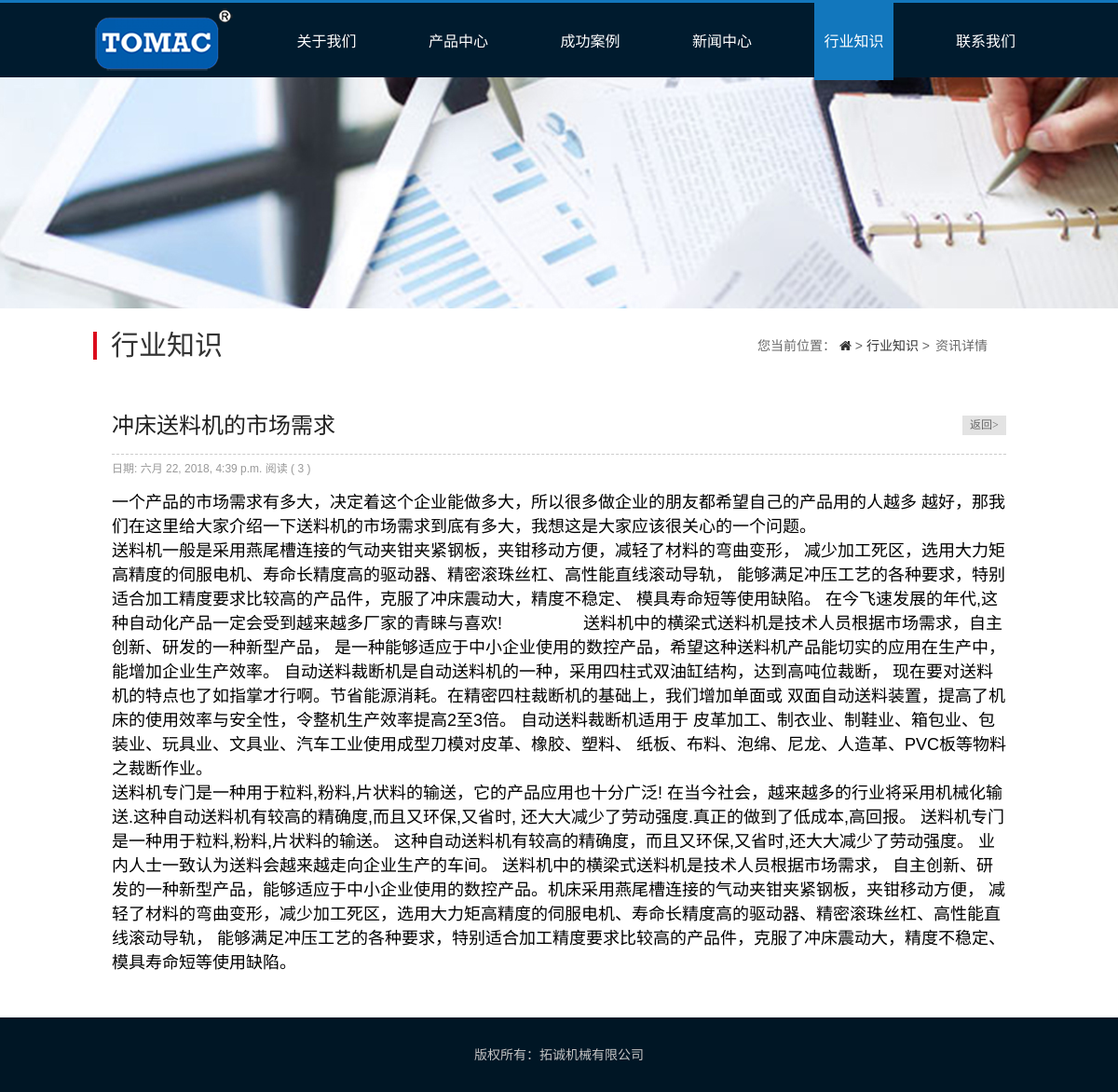
The page /knowledge/1/ on the database its author committed.
### toptran/models.py (models this page shows, shortened)
@python_2_unicode_compatible
class Knowledge(models.Model):
	image = FilerImageField(null=True,blank=True,related_name='knowledge_image')
	title = models.CharField(max_length=200)
	body = RichTextField(blank=True,null=True,verbose_name="body")
	pub_date = models.DateTimeField(default=timezone.now)
	views = models.PositiveIntegerField(default=0)
	def increase_views(self):
		self.views += 1
		self.save(update_fields=['views'])
	class Meta():
		ordering = ['-pub_date']

### toptran/views.py (the view)
# urls.py: url(r'^knowledge/(?P<pk>[0-9]+)/$', views.knowledgedetail, name='knowledgedetail'),
def knowledgedetail(request,pk):
	knowledge = get_object_or_404(Knowledge,pk=pk)
	knowledge.increase_views()
	knowledge.body = markdown.markdown(knowledge.body,
		                          extensions=[
                                     'markdown.extensions.extra',
                                     'markdown.extensions.codehilite',
                                     'markdown.extensions.toc',
                                  ])
	return render(request,'toptran/knowledgedetail.html',context={'knowledge':knowledge})

### templates/toptran/knowledgedetail.html (shortened to what this page needs)
{% extends 'toptran/base.html' %}
{% load staticfiles %}
{% block title %}
    <link rel="stylesheet" type="text/css" href="{% static 'index.css' %}">
  <link rel="stylesheet" type="text/css" href="{% static 'css/knowledge.css' %}">
  <link rel="stylesheet" type="text/css" href="{% static 'css/base.css' %}">
<link href="http://cdn.bootcss.com/font-awesome/4.7.0/css/font-awesome.min.css" rel="stylesheet">
{% endblock %}
{% block content %}
<div class="header">
    <nav>
        <ul>
           <li><a href="{% url 'toptran:index' %}"><div><img src="{% static 'img/LOGO.png' %}"></div></a></li>
           <li class="nav"><a href="{% url 'toptran:about' %}">关于我们</a></li>
           <li class="nav"><a href="{% url 'toptran:product_list' %}">产品中心</a></li>
           <li class="nav"><a href="{% url 'toptran:case' %}">成功案例</a></li>
           <li class="nav"><a href="{% url 'toptran:news' %}">新闻中心</a></li>
           <li class="cont"><a href="{% url 'toptran:knowledge' %}">行业知识</a></li>
           <li class="nav"><a href="{% url 'toptran:contact' %}">联系我们</a></li>
        </ul>
  </nav>
</div>
<div class="news">
            <div class="mbx_nav">
                <p>行业知识
                  <span>您当前位置：
                      <a href="/">
                        <i class="fa fa-home heading-icon" aria-hidden="true"></i></a> >
                        <a href="{% url 'toptran:knowledge' %}">行业知识</a> >
                        <span>资讯详情</span>
                    </span>
                </p>
            </div>
            <div class="new_all_1">
             <div class="news_xx_tit">
          <div class="xx_tit_left">
              <p>{{ knowledge.title }}</p>
            </div>
            <div class="xx_tit_right">
              <a href="{% url 'toptran:knowledge' %}">返回></a>
            </div>
        </div>
        <p class="xx_day"> 日期:  {{knowledge.pub_date }} 阅读 ( {{ knowledge.views }} )</p>
        <br>
        <div style="font-size: 150%;margin:0px,20px;padding:0px,20px;">
        {{knowledge.body|safe }}
        </div>
        </div>
</div>
<br>
<br>
{% endblock %}

### static/index.css (style rules this page uses)
nav ul { height: 80px; border-top:3px solid #1277BD; background-color:#001B2E; display: flex; flex-direction:row; justify-content: space-between; align-items: center; list-style: none; margin:0px; padding: 0px 100px ; }
.nav a:link, .nav a:visited { font-size: 16px; color:white; text-decoration: none; list-style: none; outline:none; }
li { margin:0px 0px; padding: 30px 10px 30px 10px; }
li a:link, li a:visited { outline:none; }

### static/css/base.css (style rules this page uses)
body,div,dl,dt,dd,ul,ol,li,h1,h2,h3,h4,h5,h6,pre,form,fieldset,input,textarea,p,blockquote,th,td,img,area,param { margin:0; padding:0; }
html,body { margin:0; padding:0; height: 100%; font-family:arial,黑体,sans-serif; -webkit-text-size-adjust:none; }
ol,ul { padding-left:0; list-style-type:none; list-style:none; }
img { border:none; display:inline-block; vertical-align:middle; }
body { font-size:12px; }

### rows shown on the page
Knowledge: title "冲床送料机的市场需求", pub_date "六月 22, 2018, 4:39 p.m.", views "3", body "一个产品的市场需求有多大，决定着这个企业能做多大，所以很多做企业的朋友都希望自己的产品用的人越多 越好，那我们在这里给大家介绍一下送料机的市场需求到底有多大，我想这是大家应该很关心的一个问题。 送料机一般是采用燕尾槽连接的气动夹钳夹紧钢板，夹钳移动方便，减轻了材料的弯曲变形， 减少加工死区，选用大力矩高精度的伺服电机、寿命长精度高的驱动器、精密滚珠丝杠、高性能直线滚动导轨， 能够满足冲压工艺的各种要求，特别适合加工精度要求比较高的产品件，克服了冲床震动大，精度不稳定、 模具寿命短等使用缺陷。 在今飞速发展的年代,这种自动化产品一定会受到越来越多厂家的青睐与喜欢! 送料机中的横梁式送料机是技术人员根据市场需求，自主创新、研发的一种新型产品， 是一种能够适应于中小企业使用的数控产品，希望这种送料机产品能切实的应用在生产中， 能增加企业生产效率。 自动送料裁断机是自动送料机的一种，采用四柱式双油缸结构，达到高吨位裁断， 现在要对送料机的特点也了如指掌才行啊。节省能源消耗。在精密四柱裁断机的基础上，我们增加单面或 双面自动送料装置，提高了机床的使用效率与安全性，令整机生产效率提高2至3倍。 自动送料裁断机适用于 皮革加工、制衣业、制鞋业、箱包业、包装业、玩具业、文具业、汽车工业使用成型刀模对皮革、橡胶、塑料、 纸板、布料、泡绵、尼龙、人造革、PVC板等物料之裁断作业。 送料机专门是一种用于粒料,粉料,片状料的输送，它的产品应用也十分广泛! 在当今社会，越来越多的行业将采用机械化输送.这种自动送料机有较高的精确度,而且又环保,又省时, 还大大减少了劳动强度.真正的做到了低成本,高回报。…"
